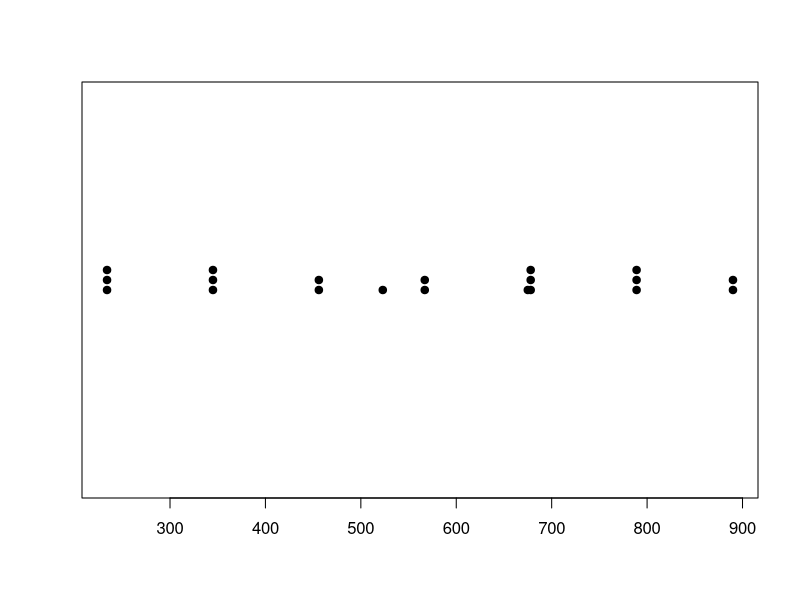

The R source for this figure:
## ---- chunk 1
x <- c(523, 675, 234, 890, 456, 789, 345, 678, 234, 567, 789, 345, 678, 234, 567, 890, 456, 789, 345, 678
)

x
## ---- chunk 2
stem(x, scale=2)
## ---- chunk 3
stripchart(x, method = "stack", pch=19, offset = 1/2)
